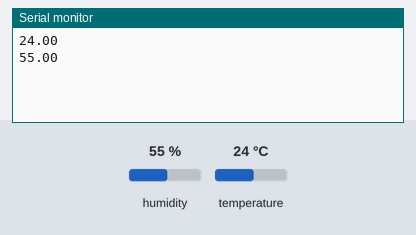
Recording of a sketch running on a simulated ESP8266 (NodeMCU). Parts: the last lines printed to the serial monitor. Inputs (shaded band) come from the test bench; at power-on: humidity 55 %, temperature 24 °C. WiFi joins after 1.5 s; servers stay silent unless stated.

Above: at 5.0 s.
5.1 s: humidity set to 22 %
At 6.4 s:
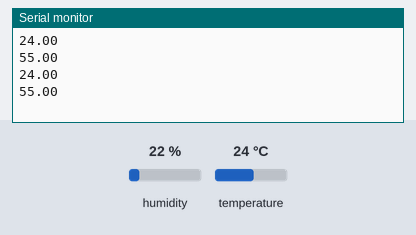
6.6 s: temperature set to 12 °C
At 8.0 s:
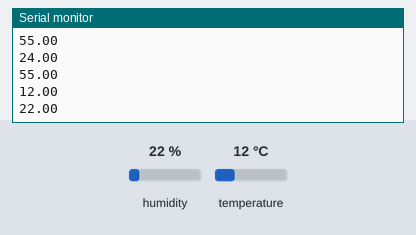
8.1 s: humidity set to 40 %
At 9.6 s:
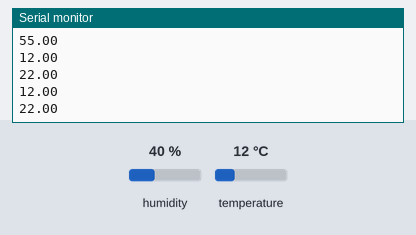
Timing chart, 0 to 11.1 s (numbered marks = the images above; inputs shaded):
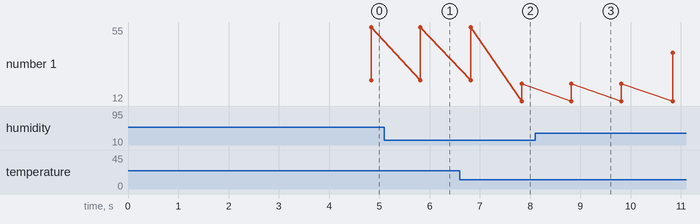

Measured:
- after the input at 6.6 s, the serial monitor: prints a new line after 1.2 s (image 2)
- plotted number 1: 22 → 40 after the input at 8.1 s

The sketch:

Project_18_Monitoring_DHT11_Tampilan_Chart_Blynk.ino
```cpp
/*************************************
 * Program :Project 18 Monitoring Suhu LM35 Tampilan Grafik di Android
 * Input : Sensor DHT11
 * Output : Grafik Blynk
 * Iot Starter Kit Inkubatek
 * www.tokotronik.com
 * ***********************************/
#define BLYNK_PRINT Serial
#include <ESP8266WiFi.h>
#include <BlynkSimpleEsp8266.h>
#include <DHT.h>
#include <SimpleTimer.h>
#define DHTPIN D5
#define DHTTYPE DHT11
DHT dht(DHTPIN, DHTTYPE);

SimpleTimer timer;
float humi, temp;
// Ganti dengan kode token anda
char auth[] = "429bb07491c24282a4d50d2b33f64ff0";
// Ganti dengan WiFi dan Password anda
char ssid[] = "FirnasAbe";
char pass[] = "podowingi";
char outstr[15];

WidgetLCD lcd(V0);

void setup()
{
  Serial.begin(115200);
  delay(10);
  Blynk.begin(auth, ssid, pass);
  lcd.clear();
  lcd.print(0, 0, "Monitoring DHT11");
  lcd.print(0, 1, "Inkubatek Jogja");
  delay(2000);
  lcd.clear();
  lcd.print(0, 0, "Temp=      C");
  lcd.print(0, 1, "Humi=      %RH");
  timer.setInterval(1000, sendData);
}


void sendData()
{
  humi = dht.readHumidity();
  temp = dht.readTemperature();
  if (isnan(humi) || isnan(temp)) {
    Serial.println("DHT11 tidak terbaca... !");
    return;
  }
  else{
  Serial.println(temp);
  Serial.println(humi);
  Blynk.virtualWrite(1, temp);//virtual input V10 di Blynk (suhu)
  Blynk.virtualWrite(2, humi);//virtual input V11 di Blynk (kelembaban)
  dtostrf(temp,4, 2, outstr);
  lcd.print(5, 0, outstr);
  dtostrf(humi,4, 2, outstr);
  lcd.print(5, 1, outstr);
  }
}

void loop()
{
  Blynk.run();
  timer.run();
}
```
